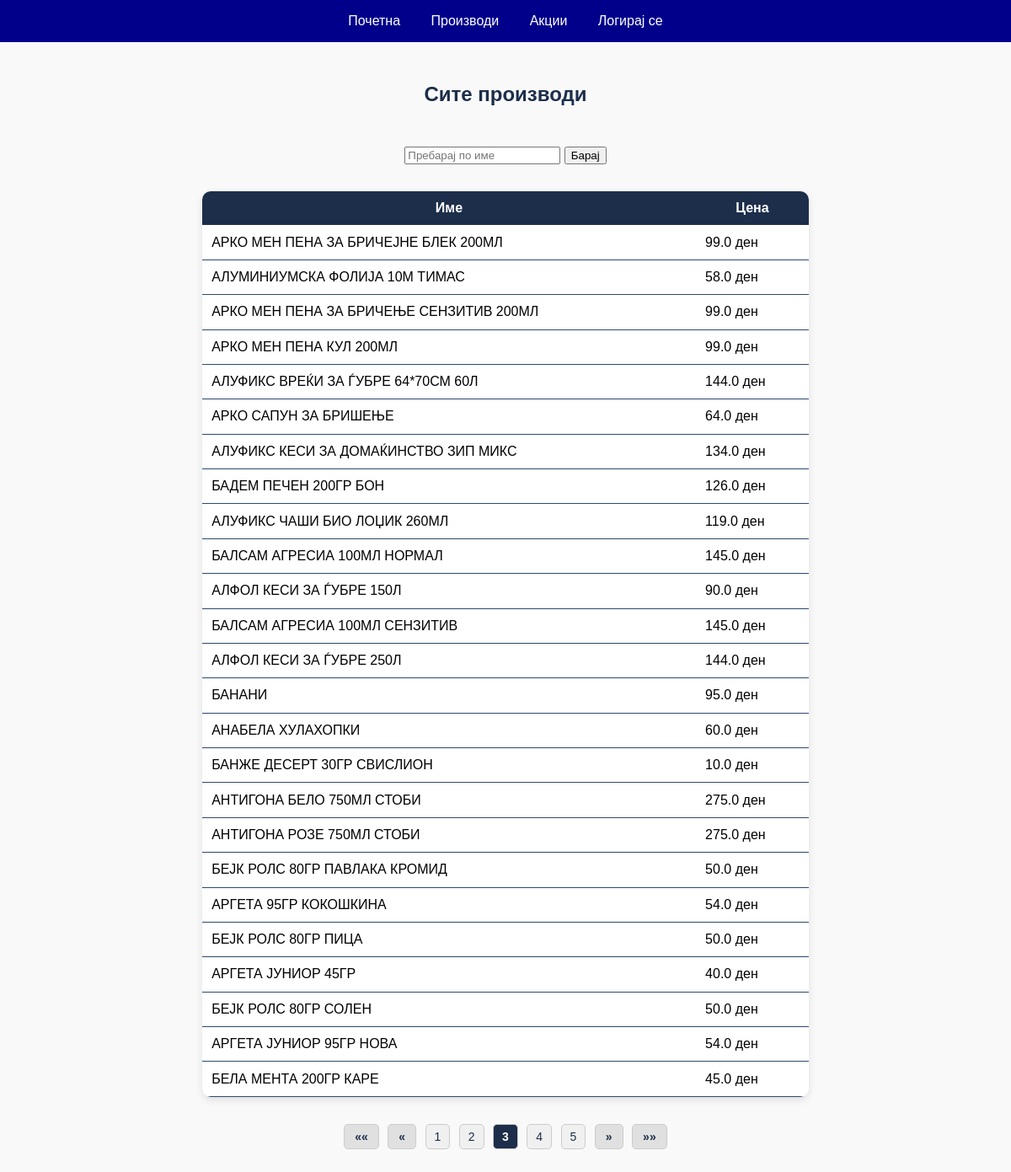
/products?page=3, run on the app's committed database.
### tables this page shows
CREATE TABLE products (
        id INTEGER PRIMARY KEY AUTOINCREMENT,
        code TEXT,
        name TEXT,
        price REAL,
        sale_price REAL
    );

### app.py (the view)
@app.route('/products')
def products():
    search = request.args.get('search', '')
    page = int(request.args.get('page', 1))
    per_page = 25
    offset = (page - 1) * per_page
    conn = get_db()
    if search:
        rows = conn.execute("SELECT * FROM products WHERE name LIKE ? LIMIT ? OFFSET ?",
                            (f'%{search}%', per_page, offset)).fetchall()
        total = conn.execute("SELECT COUNT(*) FROM products WHERE name LIKE ?",
                             (f'%{search}%',)).fetchone()[0]
    else:
        rows = conn.execute("SELECT * FROM products LIMIT ? OFFSET ?",
                            (per_page, offset)).fetchall()
        total = conn.execute("SELECT COUNT(*) FROM products").fetchone()[0]
    conn.close()
    pages = (total + per_page - 1) // per_page
    start = max(1, page - 2)
    end = min(pages, page + 2)
    return render_template('products.html',
                           products=rows,
                           current_page=page,
                           pages=pages,
                           search=search,
                           start=start,
                           end=end)

### app.py (called while the page is built)
def get_db():
    conn = sqlite3.connect(DB)
    conn.row_factory = sqlite3.Row
    return conn

### templates/products.html (shortened to what this page needs)
<!DOCTYPE html>
<html lang="mk">
<head>
    <link rel="stylesheet" href="/static/style.css">
</head>
<body>
<header>
    <nav>
        <a href="/">Почетна</a>
        <a href="/products">Производи</a>
        <a href="/sales">Акции</a>
        <a href="/login">Логирај се</a>
    </nav>
</header>
<h2 class="center">Сите производи</h2>
<form method="get" class="center">
    <input type="text" name="search" placeholder="Пребарај по име" value="{{ search }}">
    <button type="submit">Барај</button>
</form>
<table>
    <thead>
        <tr><th>Име</th><th>Цена</th></tr>
    </thead>
    <tbody>
        {% for p in products %}
        <tr>
            <td>{{ p.name }}</td>
            <td>{{ p.price }} ден</td>
        </tr>
        {% endfor %}
    </tbody>
</table>
<div class="pagination">
    {% set start = current_page - 2 if current_page - 2 > 0 else 1 %}
    {% set end = current_page + 2 if current_page + 2 <= pages else pages %}
    {% if current_page > 1 %}
        <a href="?page=1{% if search %}&search={{ search }}{% endif %}" class="page-link nav">&laquo;&laquo;</a>
        <a href="?page={{ current_page - 1 }}{% if search %}&search={{ search }}{% endif %}" class="page-link nav">&laquo;</a>
    {% endif %}
    {% for i in range(start, end + 1) %}
        <a href="?page={{ i }}{% if search %}&search={{ search }}{% endif %}" class="page-link {% if i == current_page %}active{% endif %}">{{ i }}</a>
    {% endfor %}
    {% if current_page < pages %}
        <a href="?page={{ current_page + 1 }}{% if search %}&search={{ search }}{% endif %}" class="page-link nav">&raquo;</a>
        <a href="?page={{ pages }}{% if search %}&search={{ search }}{% endif %}" class="page-link nav">&raquo;&raquo;</a>
    {% endif %}
</div>
</body>
</html>

### static/style.css (style rules this page uses)
body { font-family: sans-serif; background: #f9f9f9; margin: 0; }
nav { background: darkblue; color: white; padding: 1em; text-align: center; }
nav a { color: white; margin: 0 1em; text-decoration: none; }
main.center, .center { text-align: center; margin: 2em auto; }
table { margin: 2em auto; border-collapse: collapse; background: white; width: 60%; border-radius: 10px; border: #2d4870; overflow: hidden; box-shadow: 0 4px 10px rgba(0, 0, 0, 0.1); }
th { background-color: #1c2e4a; color: white; border: 1px #2d4870; padding: 0.7em; }
td { padding: 0.7em; border-bottom:1px solid #2d4870; }
h2.center { text-align: center; margin-top: 2em; font-size: 24px; color: #1c2e4a; }
.pagination { text-align: center; margin: 2em 0; }
.page-link { display: inline-block; margin: 0 3px; padding: 6px 10px; text-decoration: none; background-color: #f0f0f0; color: #1c2e4a; border-radius: 5px; font-size: 14px; transition: background-color 0.2s, color 0.2s; border: 1px solid #ccc; }
.page-link.active { background-color: #1c2e4a; color: white; font-weight: bold; pointer-events: none; }
.page-link.nav { font-weight: bold; background-color: #e0e0e0; padding: 6px 12px; }

### data on the page
products: name "АРКО МЕН ПЕНА ЗА БРИЧЕЈНЕ БЛЕК 200МЛ", price "99.0"
products: name "АЛУМИНИУМСКА ФОЛИЈА 10М ТИМАС", price "58.0"
products: name "АРКО МЕН ПЕНА ЗА БРИЧЕЊЕ СЕНЗИТИВ 200МЛ", price "99.0"
products: name "АРКО МЕН ПЕНА КУЛ 200МЛ", price "99.0"
products: name "АЛУФИКС ВРЕЌИ ЗА ЃУБРЕ 64*70СМ 60Л", price "144.0"
products: name "АРКО САПУН ЗА БРИШЕЊЕ", price "64.0"
products: name "АЛУФИКС КЕСИ ЗА ДОМАЌИНСТВО ЗИП МИКС", price "134.0"
products: name "БАДЕМ ПЕЧЕН 200ГР БОН", price "126.0"
products: name "АЛУФИКС ЧАШИ БИО ЛОЏИК 260МЛ", price "119.0"
products: name "БАЛСАМ АГРЕСИА 100МЛ НОРМАЛ", price "145.0"
products: name "АЛФОЛ КЕСИ ЗА ЃУБРЕ 150Л", price "90.0"
products: name "БАЛСАМ АГРЕСИА 100МЛ СЕНЗИТИВ", price "145.0"
products: name "АЛФОЛ КЕСИ ЗА ЃУБРЕ 250Л", price "144.0"
products: name "БАНАНИ", price "95.0"
products: name "АНАБЕЛА ХУЛАХОПКИ", price "60.0"
products: name "БАНЖЕ ДЕСЕРТ 30ГР СВИСЛИОН", price "10.0"
products: name "АНТИГОНА БЕЛО 750МЛ СТОБИ", price "275.0"
products: name "АНТИГОНА РОЗЕ 750МЛ СТОБИ", price "275.0"
products: name "БЕЈК РОЛС 80ГР ПАВЛАКА КРОМИД", price "50.0"
products: name "АРГЕТА 95ГР КОКОШКИНА", price "54.0"
products: name "БЕЈК РОЛС 80ГР ПИЦА", price "50.0"
products: name "АРГЕТА ЈУНИОР 45ГР", price "40.0"
products: name "БЕЈК РОЛС 80ГР СОЛЕН", price "50.0"
products: name "АРГЕТА ЈУНИОР 95ГР НОВА", price "54.0"
products: name "БЕЛА МЕНТА 200ГР КАРЕ", price "45.0"

### other printed values
{{ i }} "1" "2" "3" "4" "5"
